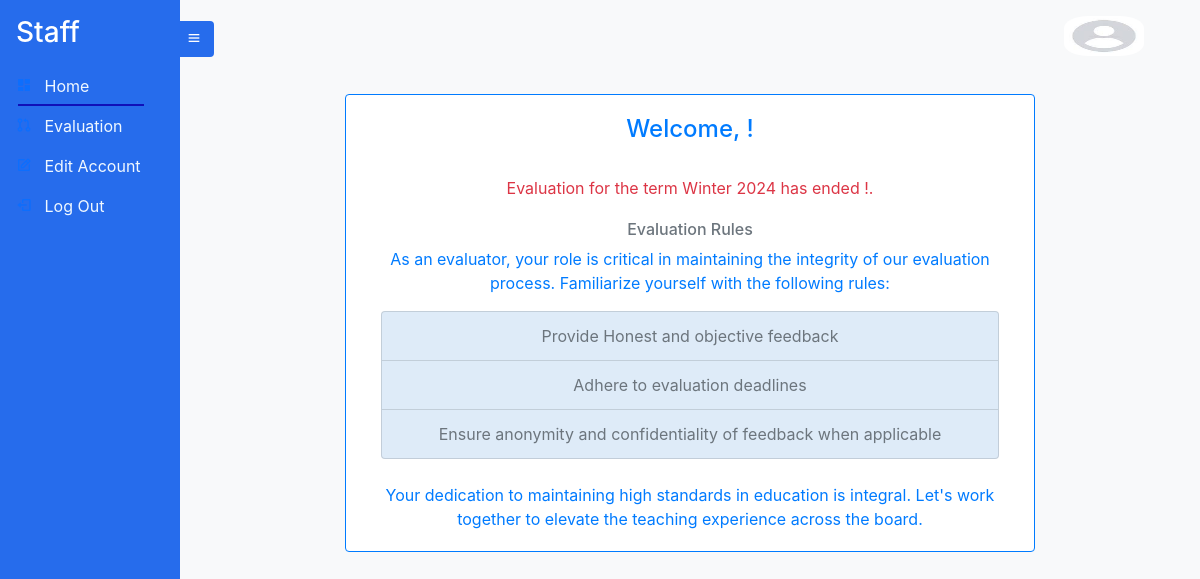
Before: /staffhomepage with the older database file.
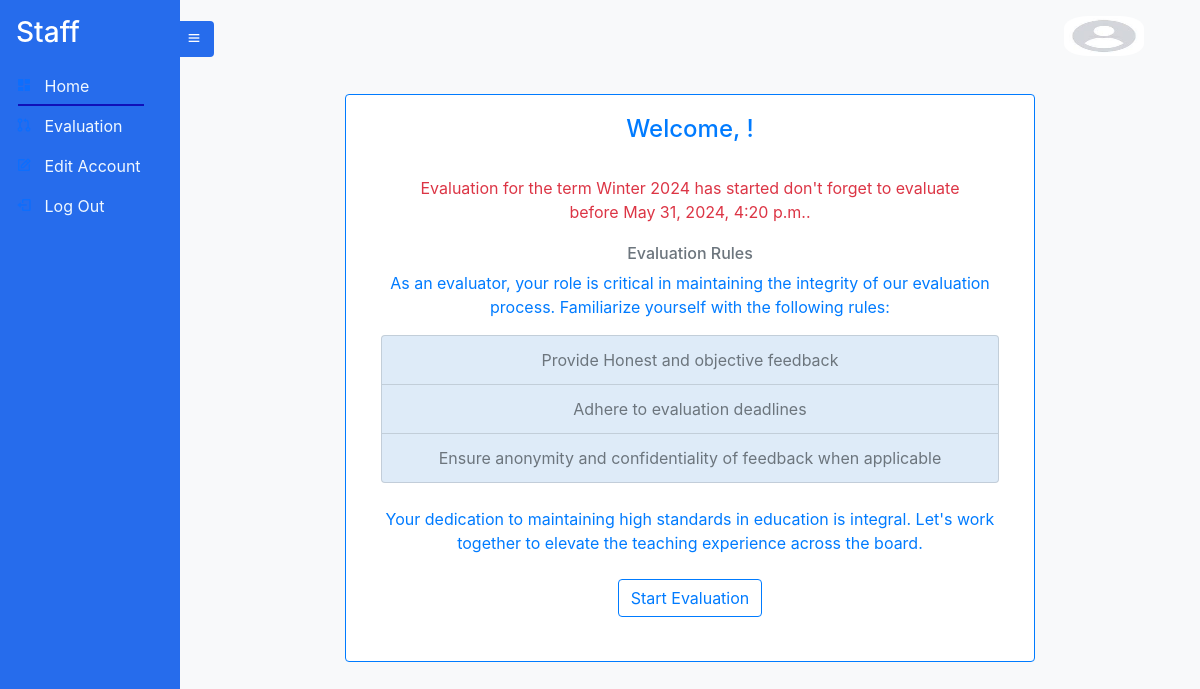
After: the same page with the newer database file.
### Course/models.py (models this page shows, shortened)
class Term(models.Model):
    Term_id = models.UUIDField(default=uuid.uuid4, unique=True, primary_key=True, editable=False)
    Season = models.CharField(max_length=10, null=True, choices=season_choices, blank=True)
    current_year = datetime.now().year
    Year = models.IntegerField(
        default=current_year,
        validators=[
            MinValueValidator(current_year),
            MaxValueValidator(current_year + 1)
        ],
    )
    Evaluation_Start_Date = models.DateTimeField(null=True, blank=True ,
                                                 validators=[MinValueValidator(limit_value=timezone.now())])
    Evaluation_End_Date = models.DateTimeField(null = True , blank=True ,
                                               validators=[MinValueValidator(limit_value=timezone.now())])
    Courses_Given = models.ManyToManyField(Course)
    EvaluationDone = models.BooleanField(null=True, blank=True , default=False)

### Staff/views.py (the view)
def staffHomePage(request):
    term = None
    try:
        term = Term.objects.get(EvaluationDone = False)
    except:
        term = None
    evaluation_started = False
    evaluation_ended = False
    if(term.Evaluation_Start_Date <= timezone.now()): #check if evaluation started
        print('evaluation started')
        evaluation_started = True
    if(term.Evaluation_End_Date < timezone.now()): #check if evaluation ended
        print('evaluation ended')
        evaluation_ended = True
    context = { 'active_page': 'home', 'term':term , 'evaluation_started':evaluation_started , 'evaluation_ended':evaluation_ended }
    return render(request , 'staff/staffhome.html' , context)

### templates/staff/staffhome.html (shortened to what this page needs)
{% extends 'staff/staff.html' %}
{% load static %}
{% block content %}
<div class="text-center">
    <div class="row justify-content-center">
        <div class="card border-primary mb-3 col-md-8" style="max-width: 80rem;">
            <div class="card-body text-primary">
                <h4 class="card-title">Welcome, {{user.username}}!</h4>
                <div class="text-center">
                    {% if not term %}
                    <p class="card-text">We're thrilled to have you on board. Your contribution is invaluable in shaping the educational experience at HILCoE.</p>
                    {% else %}
                    {% if evaluation_started == True and evaluation_ended == False %}
                    <div class="card-body text-danger">
                    <p class="card-text">Evaluation for the term {{ term.Season }} {{ term.Year }} has started don't forget to evaluate before {{term.Evaluation_End_Date}}.
                    </p>
                    </div>
                    {% elif evaluation_started == True and evaluation_ended == True  %}
                    <div class="card-body text-danger">
                      <p class="card-text">Evaluation for the term {{ term.Season }} {{ term.Year }} has ended !.
                      </p>
                      </div>
                    {% elif evaluation_started == False %}
                    <div class="card-body text-danger">
                      <p class="card-text">Evaluation for the term {{ term.Season }} {{ term.Year }} has not started !.
                      </p>
                      </div>
                    {% endif %}
                    {% endif %}
                    <h6 class="text-muted">Evaluation Rules</h6>
                    <p class="card-text">As an evaluator, your role is critical in maintaining the integrity of our evaluation process. Familiarize yourself with the following rules:</p>
                    <ul class="list-group">
                        <li class="list-group-item text-muted" style="background-color: rgb(222, 235, 248);color: black;">Provide Honest and objective feedback</li>
                        <li class="list-group-item text-muted " style="background-color: rgb(222, 235, 248); color: black;">Adhere to evaluation deadlines</li>
                        <li class="list-group-item text-muted" style="background-color: rgb(222, 235, 248);color: black;">Ensure anonymity and confidentiality of feedback when applicable</li>
                    </ul>
                </div>
                <div class="mt-4">
                    <p class="card-text">Your dedication to maintaining high standards in education is integral. Let's work together to elevate the teaching experience across the board.</p>
                </div>
                {% if term %}
                {% if evaluation_started == True and evaluation_ended == False  %}
                <br>
                <a href="{% url 'evaluate_staff' %}" class="btn btn-outline-primary course-btn">Start Evaluation</a>
                 <br><br>
                 {% endif %}
                {% endif %}
                </div>
            </div>
        </div>
    </div>
</div>
</body>
{% endblock %}

Changed rows visible on the page:
changed Term "Winter": Evaluation_End_Date (not shown) → "May 31, 2024, 4:20 p.m."
Other visible differences:
text no longer shown: "has ended !."
text now shown: "has started don't forget to evaluate before . Start Evaluation"
